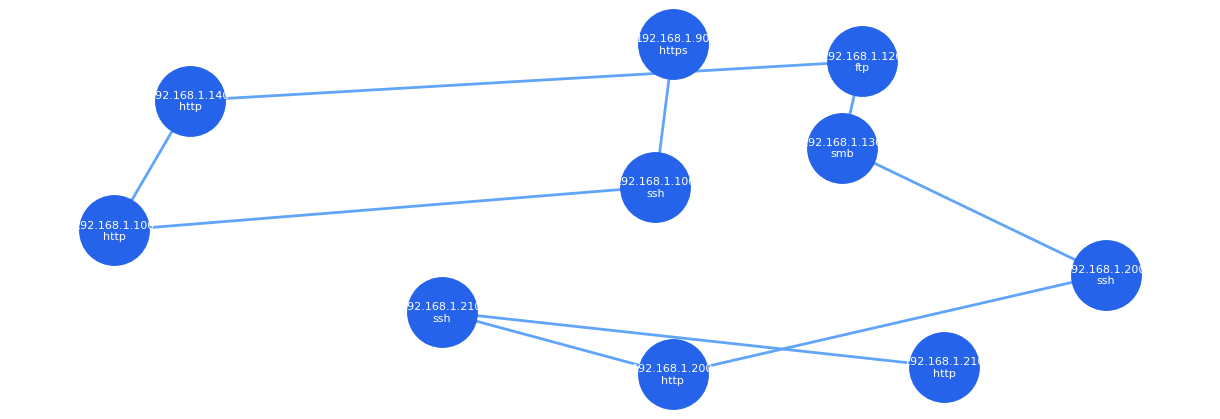

Python code for this plot:
import networkx as nx
import matplotlib.pyplot as plt


def generate_topology(vulnerabilities):

    G = nx.Graph()

    for vuln in vulnerabilities:

        asset = vuln["asset"]

        label = (
            asset +
            "\n" +
            vuln["service"]
        )

        G.add_node(label)

    nodes = list(G.nodes())

    for i in range(len(nodes) - 1):
        G.add_edge(
            nodes[i],
            nodes[i + 1]
        )

    plt.figure(figsize=(12, 4))

    pos = nx.spring_layout(
        G,
        seed=42,
        k=1.2
    )

    nx.draw(
        G,
        pos,
        with_labels=True,
        node_size=2500,
        node_color="#2563eb",
        font_size=8,
        font_color="white",
        edge_color="#60a5fa",
        width=2
    )

    plt.axis("off")

    plt.tight_layout()

    image_path = "network_topology.png"

    plt.savefig(
        image_path,
        bbox_inches="tight",
        pad_inches=0.1
    )

    plt.close()

    return image_path
